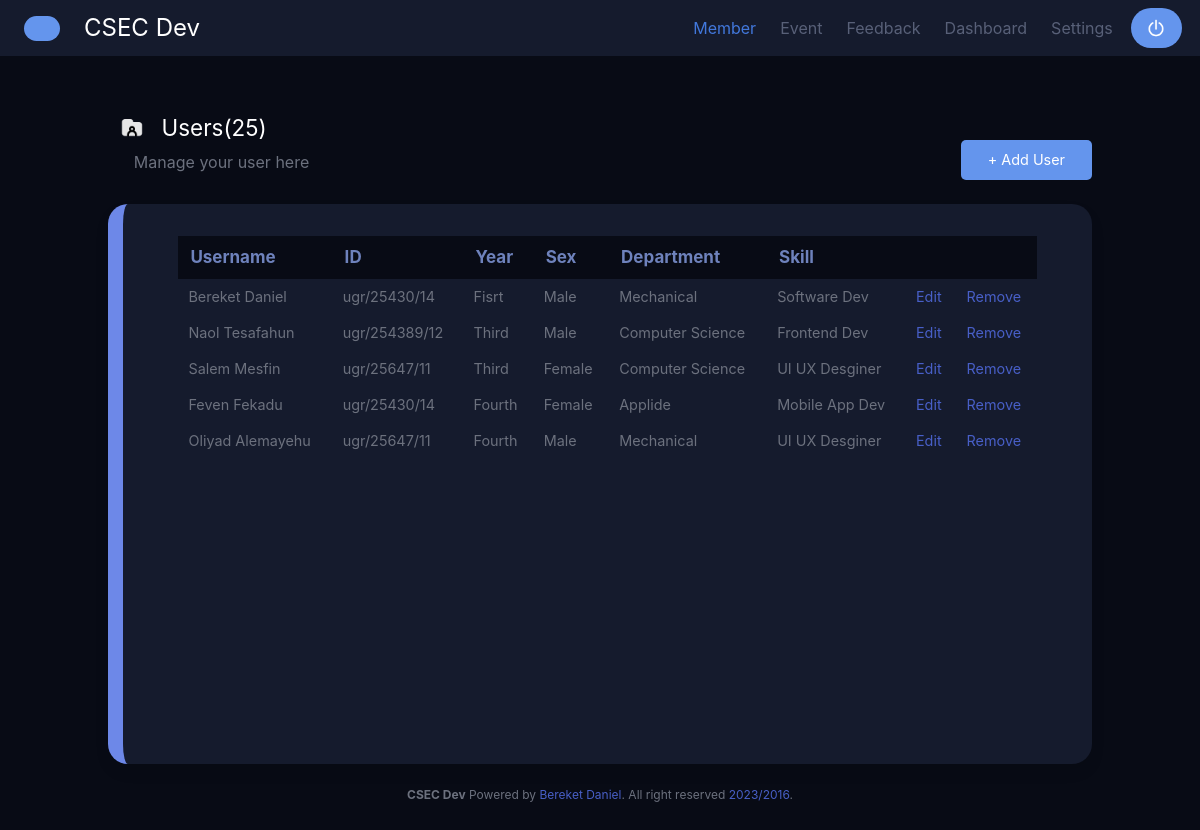
Before: /member/ (signed in) with the older database file.
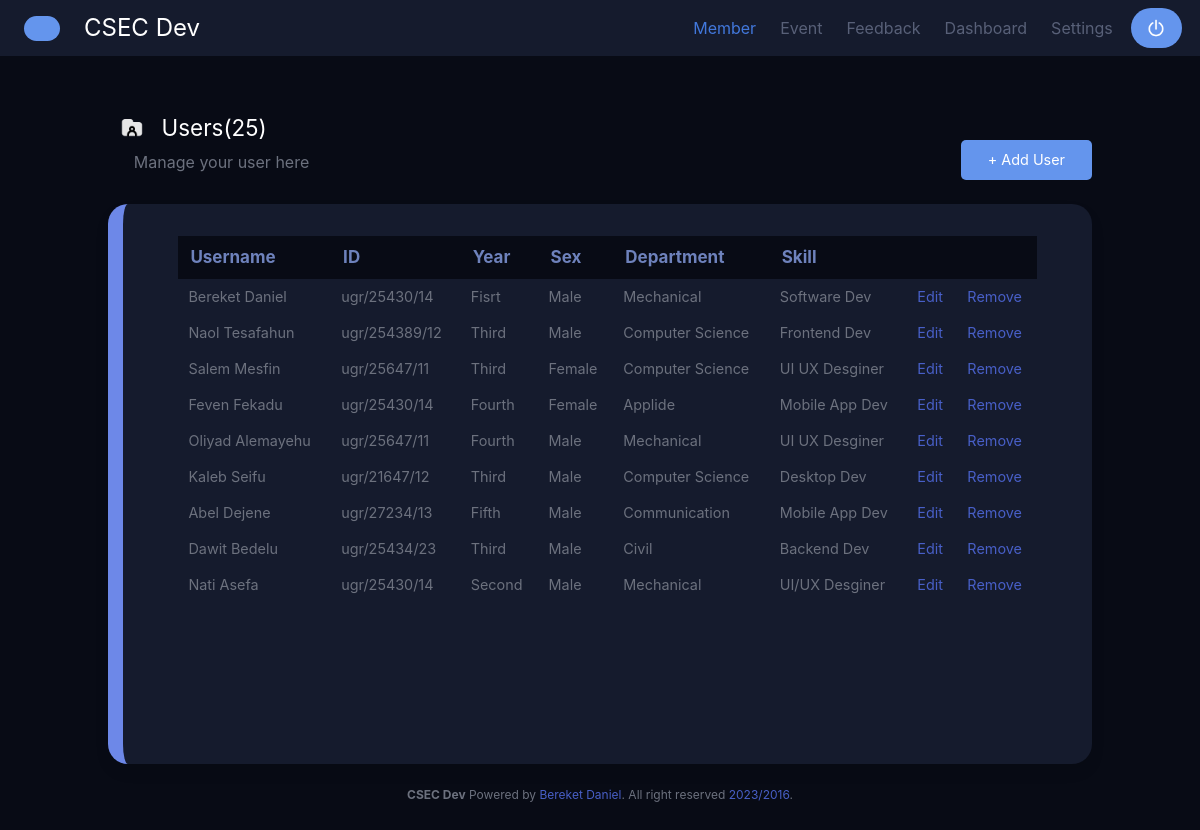
After: the same page with the newer database file.
### DevApp/models.py (models this page shows, shortened)
class Member(models.Model):
  fisrtname = models.CharField(max_length=255)
  ugr = models.CharField(max_length=255)
  sex = models.CharField(max_length=255)
  department  = models.CharField(max_length=255)
  year = models.CharField(max_length=255)
  skill = models.CharField(max_length=255)

### DevApp/views.py (the view, shortened to what this page needs)
# urls.py: path('member/', views.member, name = 'member'),
def member(request):
    memberList = Member.objects.all()
    name = request.session.get('name')
    if name:
        return render(request, "member.html" ,{'memberList': memberList})
    else:
        return redirect('login')

### templates/member.html (shortened to what this page needs)
{% extends 'base.html' %}
{% load static %}
{% block content %}
<center>
  <div style="color: white; font-size: 1.4rem; font-weight: semi bold; float: left; " ><span class="icon-text ">
    <span class="icon mt-3">
      <img src="{% static "images/folder.png" %}" >
    </span>
    <span class="column ">Users(25)</span>
  </span>
</div>
  <br>  <br>
  <div class="columns is-flex-direction-row is-justify-content-space-between">
    <div style="color:  #6c717e; font-size: 1rem; font-weight: normal; padding-top: 0.6rem; margin-left: -9.8rem;">Manage your user here</div>
    <div class="buttons">
      <a class="button is-primary js-modal-trigger"  data-target="modal-js-example" style="border-radius: 5px; background-color: cornflowerblue;  ">
        <strong style="font-size: 0.9rem; font-weight:normal; padding-left: 10px; padding-right: 10px;">+ Add User</strong>
      </a>
    </div>
  </div>
  <br>
  <div class="columns box is-centered second-col"  style="background-color: #151B2D; height: 70vh; border-radius: 20px; border-left: #6d88e8 solid 15px; overflow-x: scroll;" >
    <div class="column">
      <table class="table  is-borderless  " style="width: 95%; background-color:  #151B2D ;">
        <thead class="has-text-white" style="border-radius: 10px;">
          <tr  class=" is-rounded" style="background-color: #080B15;">
            <th><abbr style="color: #6e82bc;" >Username</abbr></th>
            <th><abbr   style="color: #6e82bc;">ID</abbr></th>
            <th><abbr   style="color: #6e82bc;">Year</abbr></th>
            <th><abbr   style="color: #6e82bc;">Sex</abbr></th>
            <th><abbr   style="color: #6e82bc;">Department</abbr></th>
            <th><abbr   style="color: #6e82bc;">Skill</abbr></th>
            <th><abbr   style="color: #6e82bc;" ></abbr></th>
            <th><abbr   style="color: #6e82bc;" ></abbr></th>
          </tr>
        </thead>
        <tbody class="tb "  style="font-size: 1rem;" >
          {% for memberLists in memberList %}
          <tr style="color: #6c717e; ">
            <td  style="font-size:0.9rem;">{{ memberLists.fisrtname }} </td>
            <td style="font-size:0.9rem;">{{ memberLists.ugr }} </td>
            <td style="font-size:0.9rem;">{{ memberLists.year }} </td>
            <td style="font-size:0.9rem;">{{ memberLists.sex}} </td>
            <td style="font-size:0.9rem;">{{ memberLists.department }} </td>
            <td style="font-size:0.9rem;">{{ memberLists.skill }} </td>
            <td style="font-size:0.9rem; color: cornflowerblue"><a href="updateMember/{{memberLists.id}}" data-target="modal-js"  class="js-modal">Edit</a></td>
            <td style="font-size:0.9rem; color: cornflowerblue"><a href="deleteMember/{{memberLists.id}}">Remove</a></td>
          </tr>
          {% endfor %}
        </tbody>
      </table>
    </div>
  </div>
</center>
{% endblock %}

### templates/base.html (shortened to what this page needs)
<!DOCTYPE html>
<html>
  <head>
       {% load static %}
     <link rel="stylesheet" href="{% static "css/bulma/css/bulma.css" %}">
  </head>
  <body  style="background-color:#080B15; height: 100vh auto; " >
        <nav class="navbar" role="navigation" aria-label="main navigation" style="background-color:#151B2D; color:white; ">
          <div class="navbar-brand">
            <a class="navbar-item" style="padding-left: 2vw;">
            <div style="padding-left: 3vw; height: 25px; width: 25px; border-radius: 50px; background-color:cornflowerblue;  align-items: center;" id="iconic"></div>
          </a>
            <a class="navbar-item" href="">
              <div style="color: white; font-size: 1.5rem; font-weight: semi bold;">CSEC Dev</div>
            </a>
          </div>
          <div id="navbarBasicExample" class="navbar-menu">
            <div class="navbar-end">
              <div class="navbar-item" style="padding-right: 1.5vw;">
                <a id="member-nav" href="{% url "member" %}" class="navbar-item" style="color:#586078">
                  Member
                </a>
                <a id="event-nav" href="{% url "event" %}" class="navbar-item" style="color:#586078" >
                 Event
                </a>
                <a id="feedback-nav" href="{% url "feedback" %}" class="navbar-item" style="color:#586078" >
                  Feedback
                </a>
                <a id="dashboard-nav"  href="{% url "dashboard" %}" class="navbar-item" style="color:#586078" >
                  Dashboard
                </a>
                <a id="setting-nav"  href="{% url "settings" %}" class="navbar-item" style="color:#586078; padding-right: 1.5vw">
                  Settings
                </a>
                <div class="buttons" >
                  <form method="POST" action="{% url 'logout' %}">
                  <button class="button" type="submit"  style="border-radius: 60px; background-color:cornflowerblue;  color: rgb(255, 255, 255); border:none;">
                    <strong style="font-size: 0.7rem; font-weight:normal;  padding-right: 5px;  padding-left: 5px;">  <div style="color: white; font-size: 1.4rem; font-weight: semi bold; float: left; " ><span class="icon-text is-small">
                      <span class="icon is-small">
                        <img src="{% static "images/logout.png" %}" width="60%">
                      </span>
                    </span>
                  </div></strong>
                  </button>
                </form>
                </div>
              </div>
            </div>
          </div>
        </nav>
    <section class="section is-responsive" id="card">
        <div class="container is-responsive">
            <center>
                {% block content %}
                {% endblock %}
            </center>
            <br>
            <div class="content has-text-centered is-size-7 " style="margin-top: 10px; color: #6c717e;">
              <p>
                <span style="font-weight: bold;">CSEC Dev</span> Powered by <a href="https://jgthms.com">Bereket Daniel</a>. All right reserved
                <a href="http://opensource.org/licenses/mit-license.php">2023/2016</a><a href="http://creativecommons.org/licenses/by-nc-sa/4.0/"></a>.
              </p>
            </div>
        </div>
      </section>
  </body>
</html>

### templates/base.html (style rules this page uses)
#card { animation-name: slideFromTop; animation-duration: 1.5s; animation-timing-function: ease-in-out; animation-fill-mode: forwards; }
#iconic { animation-name: colorChange; animation-duration: 1.2s; animation-timing-function:linear; animation-fill-mode:forwards; animation-iteration-count: infinite; }
.table td { font-size: 17px; border: none }
.table th { font-size: 17px; border: none }

### templates/member.html (style rules this page uses)
#member-nav { color: rgb(66, 120, 220) !important; }

Changed rows visible on the page:
added Member: fisrtname "Kaleb Seifu", ugr "ugr/21647/12", year "Third", sex "Male", department "Computer Science", skill "Desktop Dev"
added Member: fisrtname "Abel Dejene", ugr "ugr/27234/13", year "Fifth", sex "Male", department "Communication", skill "Mobile App Dev"
added Member: fisrtname "Dawit Bedelu", ugr "ugr/25434/23", year "Third", sex "Male", department "Civil", skill "Backend Dev"
added Member: fisrtname "Nati Asefa", ugr "ugr/25430/14", year "Second", sex "Male", department "Mechanical", skill "UI/UX Desginer"
